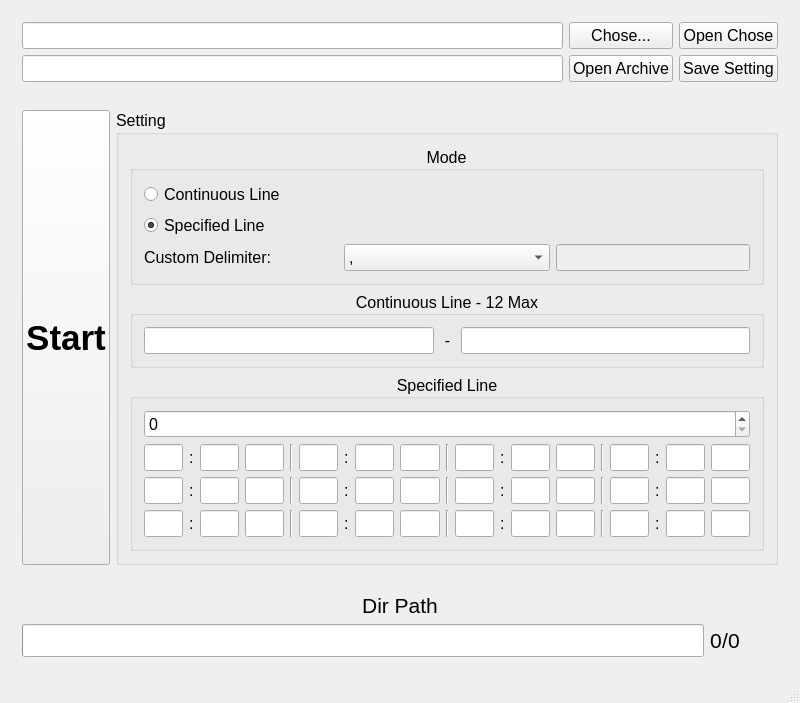
<?xml version="1.0" encoding="UTF-8"?>
<ui version="4.0">
 <class>MainWindow</class>
 <widget class="QMainWindow" name="MainWindow">
  <property name="geometry">
   <rect>
    <x>0</x>
    <y>0</y>
    <width>800</width>
    <height>622</height>
   </rect>
  </property>
  <property name="windowTitle">
   <string>MainWindow</string>
  </property>
  <widget class="QWidget" name="centralWidget">
   <layout class="QGridLayout" name="centralWidgetLayout">
    <item row="1" column="0">
     <widget class="QWidget" name="widgetMain" native="true">
      <property name="font">
       <font>
        <pointsize>26</pointsize>
        <weight>75</weight>
        <bold>true</bold>
       </font>
      </property>
      <layout class="QHBoxLayout" name="widgetMainLayout">
       <item>
        <widget class="QPushButton" name="btnStart">
         <property name="sizePolicy">
          <sizepolicy hsizetype="Expanding" vsizetype="Expanding">
           <horstretch>0</horstretch>
           <verstretch>0</verstretch>
          </sizepolicy>
         </property>
         <property name="text">
          <string>Start</string>
         </property>
        </widget>
       </item>
       <item>
        <widget class="QGroupBox" name="gbSetting">
         <property name="sizePolicy">
          <sizepolicy hsizetype="Expanding" vsizetype="Preferred">
           <horstretch>0</horstretch>
           <verstretch>0</verstretch>
          </sizepolicy>
         </property>
         <property name="font">
          <font>
           <pointsize>12</pointsize>
           <weight>50</weight>
           <bold>false</bold>
          </font>
         </property>
         <property name="title">
          <string>Setting</string>
         </property>
         <layout class="QGridLayout" name="gbSettingLayout">
          <item row="4" column="0" colspan="3">
           <widget class="QGroupBox" name="gbContinuousLine">
            <property name="enabled">
             <bool>true</bool>
            </property>
            <property name="sizePolicy">
             <sizepolicy hsizetype="Expanding" vsizetype="Fixed">
              <horstretch>0</horstretch>
              <verstretch>0</verstretch>
             </sizepolicy>
            </property>
            <property name="title">
             <string>Continuous Line - 12 Max</string>
            </property>
            <property name="alignment">
             <set>Qt::AlignCenter</set>
            </property>
            <layout class="QHBoxLayout" name="gbContinuousLineLayout">
             <item>
              <widget class="QLineEdit" name="leStartLine">
               <property name="sizePolicy">
                <sizepolicy hsizetype="Expanding" vsizetype="Fixed">
                 <horstretch>0</horstretch>
                 <verstretch>0</verstretch>
                </sizepolicy>
               </property>
               <property name="alignment">
                <set>Qt::AlignRight|Qt::AlignTrailing|Qt::AlignVCenter</set>
               </property>
              </widget>
             </item>
             <item>
              <widget class="QLabel" name="lblBar">
               <property name="text">
                <string> - </string>
               </property>
               <property name="alignment">
                <set>Qt::AlignCenter</set>
               </property>
              </widget>
             </item>
             <item>
              <widget class="QLineEdit" name="leEndLine"/>
             </item>
            </layout>
           </widget>
          </item>
          <item row="6" column="0" colspan="3">
           <widget class="QGroupBox" name="gbSpecifiedLine">
            <property name="title">
             <string>Specified Line</string>
            </property>
            <property name="alignment">
             <set>Qt::AlignCenter</set>
            </property>
            <layout class="QVBoxLayout" name="gbSpecifiedLineLayout">
             <item>
              <widget class="QSpinBox" name="spinBox">
               <property name="sizePolicy">
                <sizepolicy hsizetype="Expanding" vsizetype="Fixed">
                 <horstretch>0</horstretch>
                 <verstretch>0</verstretch>
                </sizepolicy>
               </property>
               <property name="maximum">
                <number>12</number>
               </property>
              </widget>
             </item>
             <item>
              <widget class="QWidget" name="widgetSpecifiedLineSet" native="true">
               <property name="sizePolicy">
                <sizepolicy hsizetype="Expanding" vsizetype="Fixed">
                 <horstretch>0</horstretch>
                 <verstretch>0</verstretch>
                </sizepolicy>
               </property>
               <layout class="QGridLayout" name="gridLayout">
                <property name="leftMargin">
                 <number>0</number>
                </property>
                <property name="topMargin">
                 <number>0</number>
                </property>
                <property name="rightMargin">
                 <number>0</number>
                </property>
                <property name="bottomMargin">
                 <number>0</number>
                </property>
                <item row="1" column="6">
                 <widget class="QLineEdit" name="leSL6"/>
                </item>
                <item row="0" column="10">
                 <widget class="Line" name="line_2">
                  <property name="orientation">
                   <enum>Qt::Vertical</enum>
                  </property>
                 </widget>
                </item>
                <item row="0" column="11">
                 <widget class="QLineEdit" name="leSL3"/>
                </item>
                <item row="0" column="12">
                 <widget class="QLabel" name="lblSL3">
                  <property name="text">
                   <string>:</string>
                  </property>
                 </widget>
                </item>
                <item row="1" column="11">
                 <widget class="QLineEdit" name="leSL7"/>
                </item>
                <item row="1" column="9">
                 <widget class="QLineEdit" name="leSLe6"/>
                </item>
                <item row="1" column="10">
                 <widget class="Line" name="line_5">
                  <property name="orientation">
                   <enum>Qt::Vertical</enum>
                  </property>
                 </widget>
                </item>
                <item row="1" column="13">
                 <widget class="QLineEdit" name="leSLs7"/>
                </item>
                <item row="1" column="18">
                 <widget class="QLineEdit" name="leSLs8"/>
                </item>
                <item row="1" column="19">
                 <widget class="QLineEdit" name="leSLe8"/>
                </item>
                <item row="1" column="14">
                 <widget class="QLineEdit" name="leSLe7"/>
                </item>
                <item row="1" column="16">
                 <widget class="QLineEdit" name="leSL8"/>
                </item>
                <item row="0" column="2">
                 <widget class="QLineEdit" name="leSLs1"/>
                </item>
                <item row="0" column="6">
                 <widget class="QLineEdit" name="leSL2"/>
                </item>
                <item row="0" column="7">
                 <widget class="QLabel" name="lblSL2">
                  <property name="text">
                   <string>:</string>
                  </property>
                 </widget>
                </item>
                <item row="0" column="4">
                 <widget class="QLineEdit" name="leSLe1"/>
                </item>
                <item row="0" column="8">
                 <widget class="QLineEdit" name="leSLs2"/>
                </item>
                <item row="0" column="5">
                 <widget class="Line" name="line">
                  <property name="orientation">
                   <enum>Qt::Vertical</enum>
                  </property>
                 </widget>
                </item>
                <item row="0" column="14">
                 <widget class="QLineEdit" name="leSLe3"/>
                </item>
                <item row="0" column="19">
                 <widget class="QLineEdit" name="leSLe4"/>
                </item>
                <item row="1" column="0">
                 <widget class="QLineEdit" name="leSL5"/>
                </item>
                <item row="0" column="18">
                 <widget class="QLineEdit" name="leSLs4"/>
                </item>
                <item row="1" column="15">
                 <widget class="Line" name="line_6">
                  <property name="orientation">
                   <enum>Qt::Vertical</enum>
                  </property>
                 </widget>
                </item>
                <item row="1" column="1">
                 <widget class="QLabel" name="lblSL5">
                  <property name="text">
                   <string>:</string>
                  </property>
                 </widget>
                </item>
                <item row="1" column="8">
                 <widget class="QLineEdit" name="leSLs6"/>
                </item>
                <item row="1" column="4">
                 <widget class="QLineEdit" name="leSLe5"/>
                </item>
                <item row="1" column="12">
                 <widget class="QLabel" name="lblSL7">
                  <property name="text">
                   <string>:</string>
                  </property>
                 </widget>
                </item>
                <item row="1" column="2">
                 <widget class="QLineEdit" name="leSLs5"/>
                </item>
                <item row="1" column="7">
                 <widget class="QLabel" name="lblSL6">
                  <property name="text">
                   <string>:</string>
                  </property>
                 </widget>
                </item>
                <item row="0" column="1">
                 <widget class="QLabel" name="lblSL1">
                  <property name="text">
                   <string>:</string>
                  </property>
                 </widget>
                </item>
                <item row="0" column="0">
                 <widget class="QLineEdit" name="leSL1"/>
                </item>
                <item row="1" column="5">
                 <widget class="Line" name="line_4">
                  <property name="orientation">
                   <enum>Qt::Vertical</enum>
                  </property>
                 </widget>
                </item>
                <item row="0" column="9">
                 <widget class="QLineEdit" name="leSLe2"/>
                </item>
                <item row="1" column="17">
                 <widget class="QLabel" name="lblSL8">
                  <property name="text">
                   <string>:</string>
                  </property>
                 </widget>
                </item>
                <item row="0" column="13">
                 <widget class="QLineEdit" name="leSLs3"/>
                </item>
                <item row="0" column="15">
                 <widget class="Line" name="line_3">
                  <property name="orientation">
                   <enum>Qt::Vertical</enum>
                  </property>
                 </widget>
                </item>
                <item row="0" column="16">
                 <widget class="QLineEdit" name="leSL4"/>
                </item>
                <item row="0" column="17">
                 <widget class="QLabel" name="lblSL4">
                  <property name="text">
                   <string>:</string>
                  </property>
                 </widget>
                </item>
                <item row="2" column="0">
                 <widget class="QLineEdit" name="leSL9"/>
                </item>
                <item row="2" column="2">
                 <widget class="QLineEdit" name="leSLs9"/>
                </item>
                <item row="2" column="4">
                 <widget class="QLineEdit" name="leSLe9"/>
                </item>
                <item row="2" column="6">
                 <widget class="QLineEdit" name="leSL10"/>
                </item>
                <item row="2" column="8">
                 <widget class="QLineEdit" name="leSLs10"/>
                </item>
                <item row="2" column="9">
                 <widget class="QLineEdit" name="leSLe10"/>
                </item>
                <item row="2" column="11">
                 <widget class="QLineEdit" name="leSL11"/>
                </item>
                <item row="2" column="13">
                 <widget class="QLineEdit" name="leSLs11"/>
                </item>
                <item row="2" column="14">
                 <widget class="QLineEdit" name="leSLe11"/>
                </item>
                <item row="2" column="16">
                 <widget class="QLineEdit" name="leSL12"/>
                </item>
                <item row="2" column="18">
                 <widget class="QLineEdit" name="leSLs12"/>
                </item>
                <item row="2" column="19">
                 <widget class="QLineEdit" name="leSLe12"/>
                </item>
                <item row="2" column="1">
                 <widget class="QLabel" name="lblSL9">
                  <property name="text">
                   <string>:</string>
                  </property>
                 </widget>
                </item>
                <item row="2" column="7">
                 <widget class="QLabel" name="lblSL10">
                  <property name="text">
                   <string>:</string>
                  </property>
                 </widget>
                </item>
                <item row="2" column="12">
                 <widget class="QLabel" name="lblSL11">
                  <property name="text">
                   <string>:</string>
                  </property>
                 </widget>
                </item>
                <item row="2" column="17">
                 <widget class="QLabel" name="lblSL12">
                  <property name="text">
                   <string>:</string>
                  </property>
                 </widget>
                </item>
                <item row="2" column="5">
                 <widget class="Line" name="line_7">
                  <property name="orientation">
                   <enum>Qt::Vertical</enum>
                  </property>
                 </widget>
                </item>
                <item row="2" column="10">
                 <widget class="Line" name="line_8">
                  <property name="orientation">
                   <enum>Qt::Vertical</enum>
                  </property>
                 </widget>
                </item>
                <item row="2" column="15">
                 <widget class="Line" name="line_9">
                  <property name="orientation">
                   <enum>Qt::Vertical</enum>
                  </property>
                 </widget>
                </item>
               </layout>
              </widget>
             </item>
            </layout>
           </widget>
          </item>
          <item row="3" column="0" colspan="3">
           <widget class="QGroupBox" name="gbMode">
            <property name="title">
             <string>Mode</string>
            </property>
            <property name="alignment">
             <set>Qt::AlignCenter</set>
            </property>
            <layout class="QGridLayout" name="gbModeLayout">
             <item row="2" column="0">
              <widget class="QLabel" name="lblDelimiter">
               <property name="sizePolicy">
                <sizepolicy hsizetype="Expanding" vsizetype="Fixed">
                 <horstretch>0</horstretch>
                 <verstretch>0</verstretch>
                </sizepolicy>
               </property>
               <property name="text">
                <string>Custom Delimiter:</string>
               </property>
              </widget>
             </item>
             <item row="2" column="1">
              <widget class="QComboBox" name="cbDelimiter">
               <property name="font">
                <font>
                 <pointsize>12</pointsize>
                 <weight>50</weight>
                 <bold>false</bold>
                </font>
               </property>
               <property name="styleSheet">
                <string notr="true"/>
               </property>
               <property name="editable">
                <bool>false</bool>
               </property>
               <property name="sizeAdjustPolicy">
                <enum>QComboBox::AdjustToContents</enum>
               </property>
               <property name="minimumContentsLength">
                <number>16</number>
               </property>
               <item>
                <property name="text">
                 <string>,</string>
                </property>
               </item>
               <item>
                <property name="text">
                 <string>.</string>
                </property>
               </item>
               <item>
                <property name="text">
                 <string>;</string>
                </property>
               </item>
               <item>
                <property name="text">
                 <string>&quot;</string>
                </property>
               </item>
               <item>
                <property name="text">
                 <string>'</string>
                </property>
               </item>
               <item>
                <property name="text">
                 <string>:</string>
                </property>
               </item>
               <item>
                <property name="text">
                 <string>/</string>
                </property>
               </item>
               <item>
                <property name="text">
                 <string>\</string>
                </property>
               </item>
               <item>
                <property name="text">
                 <string>_</string>
                </property>
               </item>
               <item>
                <property name="text">
                 <string>-</string>
                </property>
               </item>
               <item>
                <property name="text">
                 <string>|</string>
                </property>
               </item>
               <item>
                <property name="text">
                 <string>Tab</string>
                </property>
               </item>
               <item>
                <property name="text">
                 <string>Custom...</string>
                </property>
               </item>
              </widget>
             </item>
             <item row="2" column="2">
              <widget class="QLineEdit" name="leDelimiter">
               <property name="enabled">
                <bool>false</bool>
               </property>
              </widget>
             </item>
             <item row="1" column="0" colspan="3">
              <widget class="QRadioButton" name="rbtnSpecifiedLine">
               <property name="sizePolicy">
                <sizepolicy hsizetype="Expanding" vsizetype="Fixed">
                 <horstretch>0</horstretch>
                 <verstretch>0</verstretch>
                </sizepolicy>
               </property>
               <property name="text">
                <string>Specified Line</string>
               </property>
               <property name="checked">
                <bool>true</bool>
               </property>
              </widget>
             </item>
             <item row="0" column="0" colspan="3">
              <widget class="QRadioButton" name="rbtnContinuousLine">
               <property name="sizePolicy">
                <sizepolicy hsizetype="Expanding" vsizetype="Fixed">
                 <horstretch>0</horstretch>
                 <verstretch>0</verstretch>
                </sizepolicy>
               </property>
               <property name="text">
                <string>Continuous Line</string>
               </property>
               <property name="checked">
                <bool>false</bool>
               </property>
              </widget>
             </item>
            </layout>
           </widget>
          </item>
         </layout>
        </widget>
       </item>
      </layout>
     </widget>
    </item>
    <item row="3" column="0">
     <widget class="QWidget" name="widgetShow" native="true">
      <property name="sizePolicy">
       <sizepolicy hsizetype="Preferred" vsizetype="Preferred">
        <horstretch>0</horstretch>
        <verstretch>0</verstretch>
       </sizepolicy>
      </property>
      <property name="font">
       <font>
        <pointsize>16</pointsize>
       </font>
      </property>
      <layout class="QGridLayout" name="widgetShowLayout">
       <item row="0" column="0">
        <widget class="QLabel" name="lblName">
         <property name="sizePolicy">
          <sizepolicy hsizetype="Ignored" vsizetype="Preferred">
           <horstretch>0</horstretch>
           <verstretch>0</verstretch>
          </sizepolicy>
         </property>
         <property name="font">
          <font>
           <pointsize>16</pointsize>
          </font>
         </property>
         <property name="cursor">
          <cursorShape>IBeamCursor</cursorShape>
         </property>
         <property name="text">
          <string>Dir Path</string>
         </property>
         <property name="scaledContents">
          <bool>false</bool>
         </property>
         <property name="alignment">
          <set>Qt::AlignCenter</set>
         </property>
         <property name="textInteractionFlags">
          <set>Qt::LinksAccessibleByMouse|Qt::TextSelectableByMouse</set>
         </property>
        </widget>
       </item>
       <item row="1" column="0">
        <widget class="QWidget" name="widgetProgress" native="true">
         <property name="sizePolicy">
          <sizepolicy hsizetype="Preferred" vsizetype="Preferred">
           <horstretch>0</horstretch>
           <verstretch>0</verstretch>
          </sizepolicy>
         </property>
         <layout class="QGridLayout" name="widgetProgressLayout">
          <property name="leftMargin">
           <number>0</number>
          </property>
          <property name="topMargin">
           <number>0</number>
          </property>
          <property name="rightMargin">
           <number>0</number>
          </property>
          <property name="bottomMargin">
           <number>0</number>
          </property>
          <property name="horizontalSpacing">
           <number>6</number>
          </property>
          <item row="2" column="1">
           <widget class="QWidget" name="widgetPercentage" native="true">
            <property name="sizePolicy">
             <sizepolicy hsizetype="Preferred" vsizetype="Preferred">
              <horstretch>0</horstretch>
              <verstretch>0</verstretch>
             </sizepolicy>
            </property>
            <layout class="QHBoxLayout" name="widgetPercentageLayout">
             <property name="spacing">
              <number>0</number>
             </property>
             <property name="leftMargin">
              <number>0</number>
             </property>
             <property name="topMargin">
              <number>0</number>
             </property>
             <property name="rightMargin">
              <number>0</number>
             </property>
             <property name="bottomMargin">
              <number>0</number>
             </property>
             <item>
              <widget class="QLabel" name="lblNumDealing">
               <property name="sizePolicy">
                <sizepolicy hsizetype="Preferred" vsizetype="Preferred">
                 <horstretch>0</horstretch>
                 <verstretch>0</verstretch>
                </sizepolicy>
               </property>
               <property name="text">
                <string>0</string>
               </property>
               <property name="textInteractionFlags">
                <set>Qt::LinksAccessibleByMouse|Qt::TextSelectableByMouse</set>
               </property>
              </widget>
             </item>
             <item>
              <widget class="QLabel" name="lblNumCut">
               <property name="sizePolicy">
                <sizepolicy hsizetype="Preferred" vsizetype="Preferred">
                 <horstretch>0</horstretch>
                 <verstretch>0</verstretch>
                </sizepolicy>
               </property>
               <property name="text">
                <string>/</string>
               </property>
               <property name="textInteractionFlags">
                <set>Qt::LinksAccessibleByMouse|Qt::TextSelectableByMouse</set>
               </property>
              </widget>
             </item>
             <item>
              <widget class="QLabel" name="lblNumAll">
               <property name="sizePolicy">
                <sizepolicy hsizetype="Preferred" vsizetype="Preferred">
                 <horstretch>0</horstretch>
                 <verstretch>0</verstretch>
                </sizepolicy>
               </property>
               <property name="minimumSize">
                <size>
                 <width>50</width>
                 <height>0</height>
                </size>
               </property>
               <property name="text">
                <string>0</string>
               </property>
               <property name="textInteractionFlags">
                <set>Qt::LinksAccessibleByMouse|Qt::TextSelectableByMouse</set>
               </property>
              </widget>
             </item>
            </layout>
           </widget>
          </item>
          <item row="2" column="0">
           <widget class="QProgressBar" name="progressBar">
            <property name="sizePolicy">
             <sizepolicy hsizetype="Expanding" vsizetype="Fixed">
              <horstretch>0</horstretch>
              <verstretch>0</verstretch>
             </sizepolicy>
            </property>
            <property name="value">
             <number>0</number>
            </property>
            <property name="alignment">
             <set>Qt::AlignCenter</set>
            </property>
            <property name="textVisible">
             <bool>false</bool>
            </property>
           </widget>
          </item>
         </layout>
        </widget>
       </item>
      </layout>
     </widget>
    </item>
    <item row="0" column="0">
     <widget class="QWidget" name="widgetChose" native="true">
      <property name="font">
       <font>
        <pointsize>16</pointsize>
       </font>
      </property>
      <layout class="QGridLayout" name="widgetChoseLayout">
       <item row="1" column="2">
        <widget class="QPushButton" name="btnChoseDir">
         <property name="sizePolicy">
          <sizepolicy hsizetype="Preferred" vsizetype="Preferred">
           <horstretch>0</horstretch>
           <verstretch>0</verstretch>
          </sizepolicy>
         </property>
         <property name="font">
          <font>
           <pointsize>12</pointsize>
          </font>
         </property>
         <property name="text">
          <string>Chose...</string>
         </property>
        </widget>
       </item>
       <item row="1" column="1">
        <widget class="QLineEdit" name="leChoseDir">
         <property name="sizePolicy">
          <sizepolicy hsizetype="Expanding" vsizetype="Preferred">
           <horstretch>0</horstretch>
           <verstretch>0</verstretch>
          </sizepolicy>
         </property>
         <property name="font">
          <font>
           <pointsize>12</pointsize>
          </font>
         </property>
        </widget>
       </item>
       <item row="1" column="3">
        <widget class="QPushButton" name="btnOpenDir">
         <property name="sizePolicy">
          <sizepolicy hsizetype="Preferred" vsizetype="Preferred">
           <horstretch>0</horstretch>
           <verstretch>0</verstretch>
          </sizepolicy>
         </property>
         <property name="font">
          <font>
           <pointsize>12</pointsize>
          </font>
         </property>
         <property name="text">
          <string>Open Chose</string>
         </property>
        </widget>
       </item>
       <item row="2" column="1">
        <widget class="QLineEdit" name="leArchive">
         <property name="sizePolicy">
          <sizepolicy hsizetype="Expanding" vsizetype="Preferred">
           <horstretch>0</horstretch>
           <verstretch>0</verstretch>
          </sizepolicy>
         </property>
         <property name="font">
          <font>
           <pointsize>12</pointsize>
          </font>
         </property>
         <property name="mouseTracking">
          <bool>true</bool>
         </property>
         <property name="readOnly">
          <bool>true</bool>
         </property>
        </widget>
       </item>
       <item row="2" column="2">
        <widget class="QPushButton" name="btnOpenAr">
         <property name="sizePolicy">
          <sizepolicy hsizetype="Preferred" vsizetype="Preferred">
           <horstretch>0</horstretch>
           <verstretch>0</verstretch>
          </sizepolicy>
         </property>
         <property name="font">
          <font>
           <pointsize>12</pointsize>
          </font>
         </property>
         <property name="text">
          <string>Open Archive</string>
         </property>
        </widget>
       </item>
       <item row="2" column="3">
        <widget class="QPushButton" name="btnSaveSetting">
         <property name="font">
          <font>
           <pointsize>12</pointsize>
          </font>
         </property>
         <property name="text">
          <string>Save Setting</string>
         </property>
        </widget>
       </item>
      </layout>
     </widget>
    </item>
   </layout>
  </widget>
  <widget class="QStatusBar" name="statusBar">
   <property name="font">
    <font>
     <pointsize>12</pointsize>
    </font>
   </property>
  </widget>
 </widget>
 <layoutdefault spacing="6" margin="11"/>
 <resources/>
 <connections/>
</ui>
